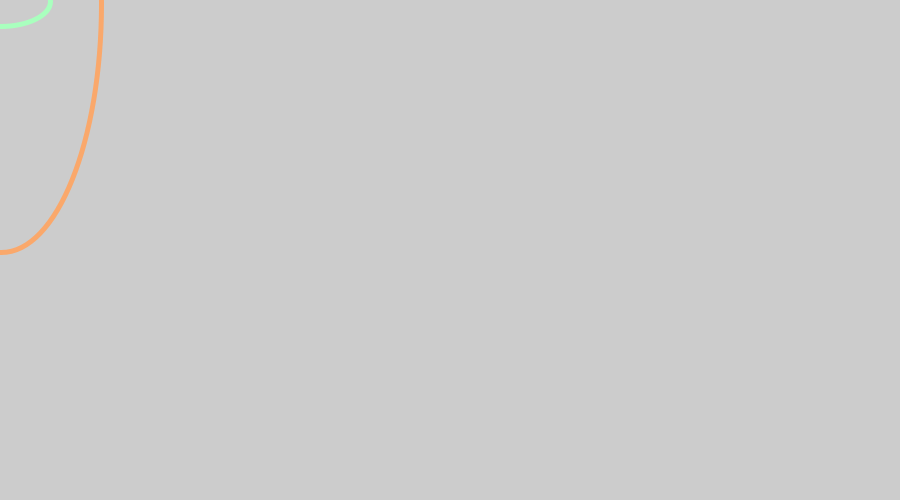
Frame 1 (no input)
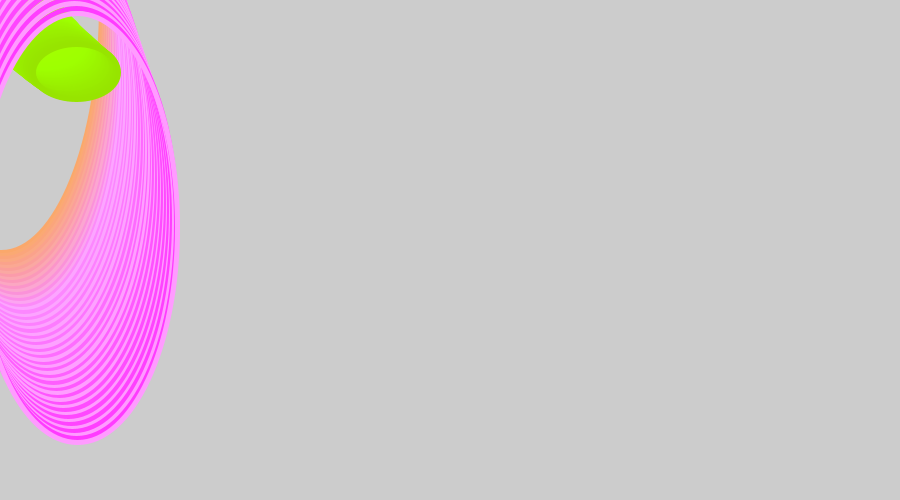
Frame 60 (the mouse pressed at the canvas centre just before this capture)
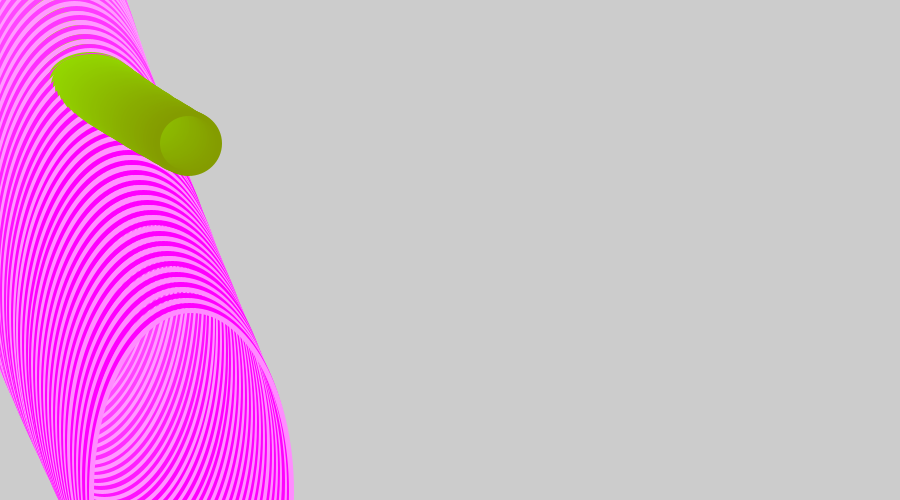
Frame 120 (the mouse held since frame 60 and released just before this capture)

The Processing sketch that drew these frames (run headless with seeded random() and noise(); from frame 60 on, the mouse is pressed at the canvas centre):

// Processing sketch: processing_44329
// ── processing_44329.pde

float x1 = 0;
float y1 = 0;
float x2 = 0;
float y2 = 0;
float xspeed1 = 1;
float yspeed1 = 1.2;
float xspeed2 = .99;
float yspeed2 = 2.5;
        
void setup() {
  size (900,500);
  frameRate(30);
}
        
void draw(){
         
  
  x1 = x1 + xspeed1;
  y1 = y1 + yspeed1;
  x2 = x2 + xspeed2;
y2 = y2+ yspeed2;  
  
  
         
  if ((x1 > width) || (x1 < 01 )) {
    xspeed1 = -xspeed1;
  }
       
xspeed1 = xspeed1+.01;

        
  if ((x2 > width) || (x2 < 1 )) {
    xspeed2 = -xspeed2;
  }
       

           
    if (( y1 > height) || (y1 < 1)) {
      yspeed1 = - yspeed1 ;
    }
    
      if (( y2 > height) || (y2 < 1)) {
      yspeed2 = - yspeed2 ;
    }
           
    strokeWeight(5);
    stroke( 170-(y2/8),300-(x2/6+(y1)),200-(y2*4));
noFill();
   ellipse (x1-(y2/100),y1,100-(x1/5), 50+(y2/30));
stroke(250+(y1/10), 170-(y2/10+(x1/.5*(x2/HALF_PI))), 100+(y2*PI));
ellipse(x1,y2+(x1), 200,500-(x1/100+(y2-(y1+.1*x1))))  ;
}
          
          
      
void keyPressed() {
  save("japey.tiff");
}
